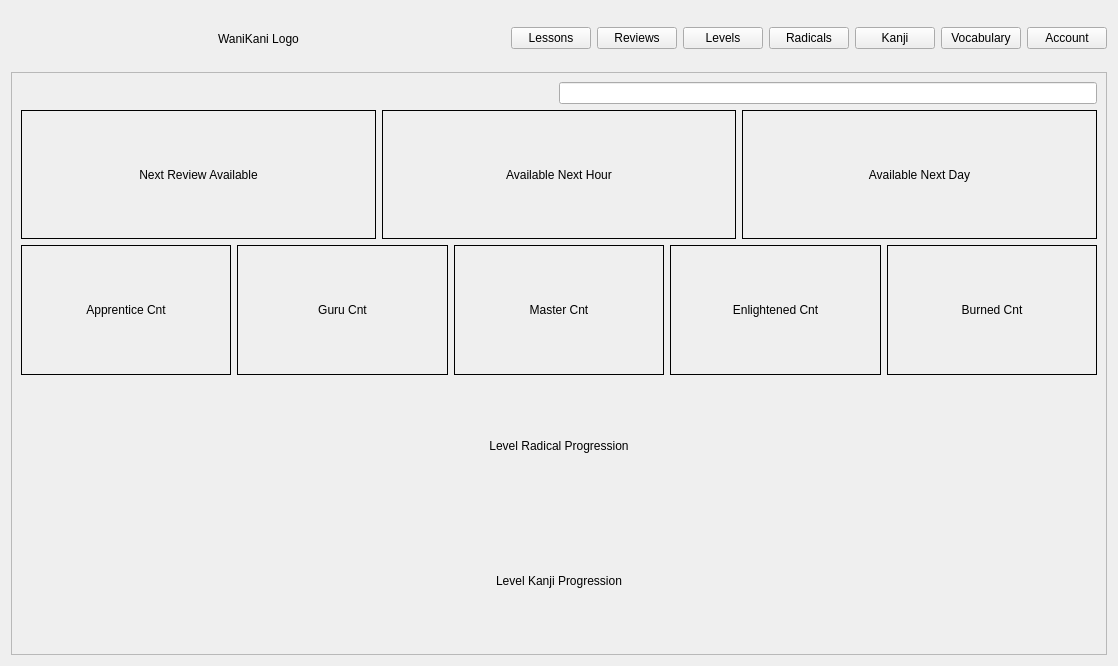
<?xml version="1.0" encoding="UTF-8"?>
<ui version="4.0">
 <class>Form</class>
 <widget class="QWidget" name="Form">
  <property name="geometry">
   <rect>
    <x>0</x>
    <y>0</y>
    <width>1118</width>
    <height>666</height>
   </rect>
  </property>
  <property name="windowTitle">
   <string>Form</string>
  </property>
  <layout class="QVBoxLayout" name="verticalLayout_2">
   <item>
    <layout class="QVBoxLayout" name="verticalLayout">
     <item>
      <layout class="QHBoxLayout" name="topBarHorizontalLayout">
       <item>
        <spacer name="horizontalSpacer">
         <property name="orientation">
          <enum>Qt::Horizontal</enum>
         </property>
         <property name="sizeHint" stdset="0">
          <size>
           <width>40</width>
           <height>20</height>
          </size>
         </property>
        </spacer>
       </item>
       <item>
        <widget class="QLabel" name="wanikaniLogo">
         <property name="sizePolicy">
          <sizepolicy hsizetype="Preferred" vsizetype="Preferred">
           <horstretch>0</horstretch>
           <verstretch>0</verstretch>
          </sizepolicy>
         </property>
         <property name="minimumSize">
          <size>
           <width>0</width>
           <height>55</height>
          </size>
         </property>
         <property name="baseSize">
          <size>
           <width>0</width>
           <height>0</height>
          </size>
         </property>
         <property name="text">
          <string>WaniKani Logo</string>
         </property>
        </widget>
       </item>
       <item>
        <spacer name="verticalSpacer">
         <property name="orientation">
          <enum>Qt::Horizontal</enum>
         </property>
         <property name="sizeHint" stdset="0">
          <size>
           <width>40</width>
           <height>20</height>
          </size>
         </property>
        </spacer>
       </item>
       <item>
        <widget class="QPushButton" name="lessonsLink">
         <property name="text">
          <string>Lessons</string>
         </property>
        </widget>
       </item>
       <item>
        <widget class="QPushButton" name="reviewsLink">
         <property name="text">
          <string>Reviews</string>
         </property>
        </widget>
       </item>
       <item>
        <widget class="QPushButton" name="levelsLink">
         <property name="text">
          <string>Levels</string>
         </property>
        </widget>
       </item>
       <item>
        <widget class="QPushButton" name="radicalLink">
         <property name="text">
          <string>Radicals</string>
         </property>
        </widget>
       </item>
       <item>
        <widget class="QPushButton" name="kanjiLink">
         <property name="text">
          <string>Kanji</string>
         </property>
        </widget>
       </item>
       <item>
        <widget class="QPushButton" name="vocabularyLink">
         <property name="text">
          <string>Vocabulary</string>
         </property>
        </widget>
       </item>
       <item>
        <widget class="QPushButton" name="pushButton">
         <property name="text">
          <string>Account</string>
         </property>
        </widget>
       </item>
      </layout>
     </item>
     <item>
      <widget class="QScrollArea" name="scrollArea">
       <property name="autoFillBackground">
        <bool>false</bool>
       </property>
       <property name="widgetResizable">
        <bool>true</bool>
       </property>
       <property name="alignment">
        <set>Qt::AlignCenter</set>
       </property>
       <widget class="QWidget" name="mainScrollAreaWidgetContents">
        <property name="geometry">
         <rect>
          <x>0</x>
          <y>0</y>
          <width>1096</width>
          <height>581</height>
         </rect>
        </property>
        <layout class="QVBoxLayout" name="verticalLayout_12">
         <item>
          <layout class="QVBoxLayout" name="verticalLayoutScrolling">
           <property name="sizeConstraint">
            <enum>QLayout::SetMaximumSize</enum>
           </property>
           <item>
            <layout class="QHBoxLayout" name="searchBarHorizontalLayout">
             <property name="sizeConstraint">
              <enum>QLayout::SetDefaultConstraint</enum>
             </property>
             <item>
              <spacer name="searchBarHorizontalSpacer">
               <property name="orientation">
                <enum>Qt::Horizontal</enum>
               </property>
               <property name="sizeHint" stdset="0">
                <size>
                 <width>40</width>
                 <height>0</height>
                </size>
               </property>
              </spacer>
             </item>
             <item>
              <widget class="QLineEdit" name="searchBar">
               <property name="frame">
                <bool>true</bool>
               </property>
              </widget>
             </item>
            </layout>
           </item>
           <item>
            <layout class="QHBoxLayout" name="availabilityHorizontalLayout">
             <item>
              <widget class="QLabel" name="nextReviewAvailable">
               <property name="frameShape">
                <enum>QFrame::Box</enum>
               </property>
               <property name="text">
                <string>Next Review Available</string>
               </property>
               <property name="alignment">
                <set>Qt::AlignCenter</set>
               </property>
              </widget>
             </item>
             <item>
              <widget class="QLabel" name="nextHourAvailable">
               <property name="frameShape">
                <enum>QFrame::Box</enum>
               </property>
               <property name="text">
                <string>Available Next Hour</string>
               </property>
               <property name="alignment">
                <set>Qt::AlignCenter</set>
               </property>
              </widget>
             </item>
             <item>
              <widget class="QLabel" name="nextDayAvailable">
               <property name="frameShape">
                <enum>QFrame::Box</enum>
               </property>
               <property name="text">
                <string>Available Next Day</string>
               </property>
               <property name="alignment">
                <set>Qt::AlignCenter</set>
               </property>
              </widget>
             </item>
            </layout>
           </item>
           <item>
            <layout class="QHBoxLayout" name="subjectCountHorizontalLayout">
             <item>
              <widget class="QLabel" name="apprenticeCount">
               <property name="frameShape">
                <enum>QFrame::Box</enum>
               </property>
               <property name="text">
                <string>Apprentice Cnt</string>
               </property>
               <property name="alignment">
                <set>Qt::AlignCenter</set>
               </property>
              </widget>
             </item>
             <item>
              <widget class="QLabel" name="guruCount">
               <property name="frameShape">
                <enum>QFrame::Box</enum>
               </property>
               <property name="text">
                <string>Guru Cnt</string>
               </property>
               <property name="alignment">
                <set>Qt::AlignCenter</set>
               </property>
              </widget>
             </item>
             <item>
              <widget class="QLabel" name="masterCount">
               <property name="frameShape">
                <enum>QFrame::Box</enum>
               </property>
               <property name="text">
                <string>Master Cnt</string>
               </property>
               <property name="textFormat">
                <enum>Qt::AutoText</enum>
               </property>
               <property name="alignment">
                <set>Qt::AlignCenter</set>
               </property>
              </widget>
             </item>
             <item>
              <widget class="QLabel" name="enlightenedCount">
               <property name="frameShape">
                <enum>QFrame::Box</enum>
               </property>
               <property name="text">
                <string>Enlightened Cnt</string>
               </property>
               <property name="alignment">
                <set>Qt::AlignCenter</set>
               </property>
              </widget>
             </item>
             <item>
              <widget class="QLabel" name="burnedCount">
               <property name="frameShape">
                <enum>QFrame::Box</enum>
               </property>
               <property name="text">
                <string>Burned Cnt</string>
               </property>
               <property name="alignment">
                <set>Qt::AlignCenter</set>
               </property>
              </widget>
             </item>
            </layout>
           </item>
           <item>
            <layout class="QVBoxLayout" name="levelRadicalVerticalLayout">
             <item>
              <widget class="QLabel" name="levelRadicalProgressionLabel">
               <property name="text">
                <string>Level Radical Progression</string>
               </property>
               <property name="alignment">
                <set>Qt::AlignCenter</set>
               </property>
              </widget>
             </item>
             <item>
              <layout class="QHBoxLayout" name="levelRadicalProgressionItemsLocation"/>
             </item>
            </layout>
           </item>
           <item>
            <layout class="QVBoxLayout" name="levelKanjiVerticalLayout">
             <item>
              <widget class="QLabel" name="levelKanjiProgressionLabels">
               <property name="text">
                <string>Level Kanji Progression</string>
               </property>
               <property name="alignment">
                <set>Qt::AlignCenter</set>
               </property>
              </widget>
             </item>
             <item>
              <layout class="QHBoxLayout" name="levelKanjiProgressionItemsLocation"/>
             </item>
            </layout>
           </item>
           <item>
            <layout class="QHBoxLayout" name="statsHorizontalLayout">
             <item>
              <layout class="QVBoxLayout" name="newUnlockLayout"/>
             </item>
             <item>
              <layout class="QVBoxLayout" name="criticalConditionLayout"/>
             </item>
             <item>
              <layout class="QVBoxLayout" name="burnedItemsLayout"/>
             </item>
            </layout>
           </item>
          </layout>
         </item>
        </layout>
       </widget>
      </widget>
     </item>
    </layout>
   </item>
  </layout>
 </widget>
 <resources/>
 <connections/>
</ui>
